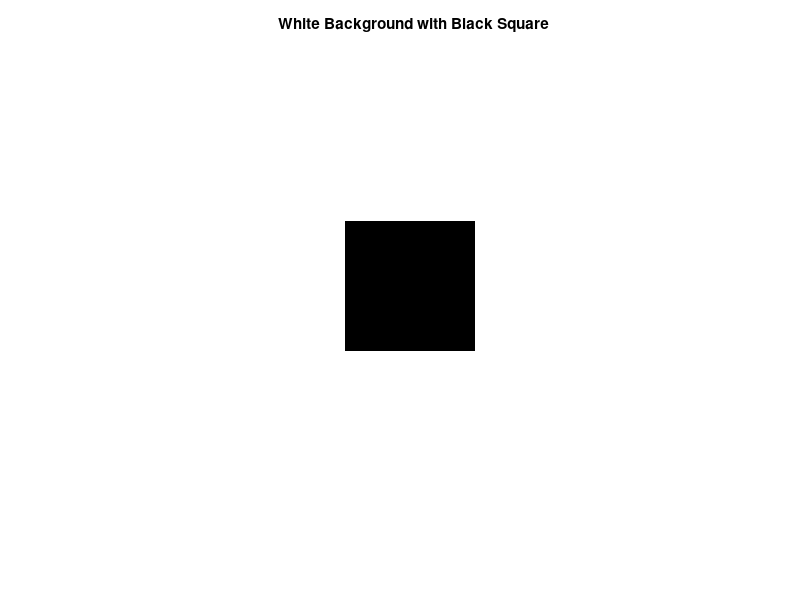

Reproduce this figure in MATLAB. (Note: this script raises an error after producing the figure.)
%% Step 1: Create white background with black square
img = ones(64, 64);             % white image
img(24:40, 24:40) = 0;          % black square in the center

figure;
imshow(img);
title('White Background with Black Square');

%% Step 2: Build Gaussian pyramid
nlev = 4;
G = create_gaussian_pyramid(img, nlev);

%% Step 3: Compute Laplacian at level 2
l = 1;
G_up = imresize(G{l+1}, size(G{l}), 'bilinear');
L = G{l} - G_up;  % Laplacian level 2

figure;

subplot(2,2,1);
imshow(img);
title('Original (White + Black Square)');

subplot(2,2,2);
imshow(mat2gray(G{l+1}));
title(sprintf('Gaussian Level %d', l));

subplot(2,2,3);
imshow(mat2gray(G_up));
title(sprintf('Upsampled G_{%d} ', l+1));

subplot(2,2,4);
imshow(mat2gray(L));
title(sprintf('Laplacian Level %d', l));

%% Step 5: Print example Laplacian values
% Inside white area
fprintf('White region L(5,5) = %.4f\n', L(5,5));

% Inside black square
fprintf('Black region L(20,20) = %.4f\n', L(20,20));

% At edge (adjust if needed to align with edge after downsampling)
fprintf('Edge region L(12,12) = %.4f\n', L(12,12));
